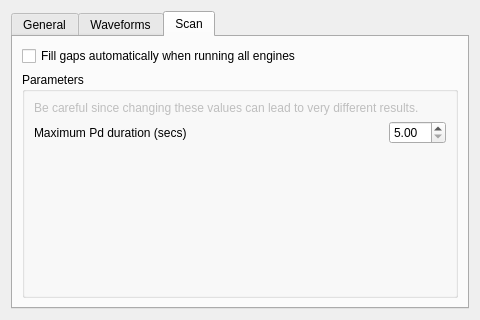
<?xml version="1.0" encoding="UTF-8"?>
<ui version="4.0">
 <class>APPreferencesWidget</class>
 <widget class="QWidget" name="APPreferencesWidget">
  <property name="geometry">
   <rect>
    <x>0</x>
    <y>0</y>
    <width>480</width>
    <height>320</height>
   </rect>
  </property>
  <property name="minimumSize">
   <size>
    <width>480</width>
    <height>320</height>
   </size>
  </property>
  <property name="maximumSize">
   <size>
    <width>480</width>
    <height>16777215</height>
   </size>
  </property>
  <property name="windowTitle">
   <string>A2EPG ~ Preferences</string>
  </property>
  <property name="windowIcon">
   <iconset resource="resources.qrc">
    <normaloff>:/resources/logo.png</normaloff>:/resources/logo.png</iconset>
  </property>
  <layout class="QVBoxLayout" name="verticalLayout_2">
   <item>
    <widget class="QTabWidget" name="TabWidget">
     <property name="currentIndex">
      <number>2</number>
     </property>
     <widget class="QWidget" name="tab">
      <attribute name="title">
       <string>General</string>
      </attribute>
      <layout class="QVBoxLayout" name="verticalLayout_4">
       <item>
        <widget class="QGroupBox" name="groupBox">
         <property name="title">
          <string>Panels</string>
         </property>
         <property name="flat">
          <bool>false</bool>
         </property>
         <property name="checkable">
          <bool>false</bool>
         </property>
         <layout class="QVBoxLayout" name="verticalLayout">
          <item>
           <widget class="QCheckBox" name="openPanoramicCheckBox">
            <property name="text">
             <string>Open panoramic widget when selecting a signal</string>
            </property>
            <property name="tristate">
             <bool>false</bool>
            </property>
           </widget>
          </item>
          <item>
           <widget class="QCheckBox" name="openInfoCheckBox">
            <property name="text">
             <string>Open information panel when changing signal</string>
            </property>
           </widget>
          </item>
         </layout>
        </widget>
       </item>
       <item>
        <widget class="QGroupBox" name="groupBox_2">
         <property name="title">
          <string>Segment editing</string>
         </property>
         <layout class="QVBoxLayout" name="verticalLayout_3">
          <item>
           <widget class="QCheckBox" name="liveSegmentResizingCheckBox">
            <property name="enabled">
             <bool>false</bool>
            </property>
            <property name="text">
             <string>Live segment resizing</string>
            </property>
           </widget>
          </item>
          <item>
           <widget class="QLabel" name="label">
            <property name="enabled">
             <bool>false</bool>
            </property>
            <property name="text">
             <string>Automatically resize surroundings segments when collisions are found. Note that segments could be removed if there are inside another. </string>
            </property>
            <property name="textFormat">
             <enum>Qt::PlainText</enum>
            </property>
            <property name="scaledContents">
             <bool>false</bool>
            </property>
            <property name="wordWrap">
             <bool>true</bool>
            </property>
            <property name="indent">
             <number>16</number>
            </property>
           </widget>
          </item>
          <item>
           <widget class="QCheckBox" name="askWhenDeletingSegmentCheckBox">
            <property name="text">
             <string>Popup a confirmation dialog when deleting a segment</string>
            </property>
           </widget>
          </item>
         </layout>
         <zorder>label</zorder>
         <zorder>liveSegmentResizingCheckBox</zorder>
         <zorder>askWhenDeletingSegmentCheckBox</zorder>
        </widget>
       </item>
       <item>
        <spacer name="verticalSpacer">
         <property name="orientation">
          <enum>Qt::Vertical</enum>
         </property>
         <property name="sizeHint" stdset="0">
          <size>
           <width>20</width>
           <height>40</height>
          </size>
         </property>
        </spacer>
       </item>
      </layout>
     </widget>
     <widget class="QWidget" name="tab_2">
      <attribute name="title">
       <string>Waveforms</string>
      </attribute>
      <layout class="QGridLayout" name="gridLayout">
       <item row="0" column="0" colspan="4">
        <widget class="QTableView" name="segmentTypesTableView">
         <property name="editTriggers">
          <set>QAbstractItemView::AnyKeyPressed|QAbstractItemView::DoubleClicked|QAbstractItemView::EditKeyPressed</set>
         </property>
         <property name="showDropIndicator" stdset="0">
          <bool>false</bool>
         </property>
         <property name="dragDropOverwriteMode">
          <bool>false</bool>
         </property>
         <property name="alternatingRowColors">
          <bool>true</bool>
         </property>
         <property name="selectionMode">
          <enum>QAbstractItemView::SingleSelection</enum>
         </property>
         <property name="selectionBehavior">
          <enum>QAbstractItemView::SelectRows</enum>
         </property>
         <property name="showGrid">
          <bool>false</bool>
         </property>
         <property name="sortingEnabled">
          <bool>false</bool>
         </property>
         <attribute name="horizontalHeaderDefaultSectionSize">
          <number>42</number>
         </attribute>
         <attribute name="horizontalHeaderHighlightSections">
          <bool>false</bool>
         </attribute>
         <attribute name="horizontalHeaderMinimumSectionSize">
          <number>42</number>
         </attribute>
         <attribute name="horizontalHeaderStretchLastSection">
          <bool>true</bool>
         </attribute>
         <attribute name="verticalHeaderVisible">
          <bool>false</bool>
         </attribute>
        </widget>
       </item>
       <item row="3" column="1">
        <widget class="QPushButton" name="createSegmentTypeButton">
         <property name="text">
          <string>Create</string>
         </property>
        </widget>
       </item>
       <item row="3" column="2">
        <widget class="QPushButton" name="removeSegmentTypeButton">
         <property name="text">
          <string>Remove</string>
         </property>
        </widget>
       </item>
       <item row="3" column="0">
        <spacer name="horizontalSpacer">
         <property name="orientation">
          <enum>Qt::Horizontal</enum>
         </property>
         <property name="sizeHint" stdset="0">
          <size>
           <width>40</width>
           <height>20</height>
          </size>
         </property>
        </spacer>
       </item>
       <item row="3" column="3">
        <spacer name="horizontalSpacer_2">
         <property name="orientation">
          <enum>Qt::Horizontal</enum>
         </property>
         <property name="sizeHint" stdset="0">
          <size>
           <width>40</width>
           <height>20</height>
          </size>
         </property>
        </spacer>
       </item>
       <item row="1" column="0" colspan="4">
        <widget class="QLabel" name="label_2">
         <property name="enabled">
          <bool>false</bool>
         </property>
         <property name="text">
          <string>Note: Default values (bold names) cannot be removed or changed.</string>
         </property>
         <property name="alignment">
          <set>Qt::AlignRight|Qt::AlignTrailing|Qt::AlignVCenter</set>
         </property>
         <property name="wordWrap">
          <bool>true</bool>
         </property>
        </widget>
       </item>
       <item row="2" column="1">
        <spacer name="verticalSpacer_2">
         <property name="orientation">
          <enum>Qt::Vertical</enum>
         </property>
         <property name="sizeType">
          <enum>QSizePolicy::Fixed</enum>
         </property>
         <property name="sizeHint" stdset="0">
          <size>
           <width>20</width>
           <height>8</height>
          </size>
         </property>
        </spacer>
       </item>
      </layout>
     </widget>
     <widget class="QWidget" name="tab_3">
      <attribute name="title">
       <string>Scan</string>
      </attribute>
      <layout class="QGridLayout" name="gridLayout_2">
       <item row="1" column="0">
        <widget class="QGroupBox" name="groupBox_3">
         <property name="title">
          <string>Parameters</string>
         </property>
         <property name="alignment">
          <set>Qt::AlignLeading|Qt::AlignLeft|Qt::AlignTop</set>
         </property>
         <property name="flat">
          <bool>false</bool>
         </property>
         <property name="checkable">
          <bool>false</bool>
         </property>
         <layout class="QGridLayout" name="gridLayout_3">
          <item row="1" column="1">
           <spacer name="horizontalSpacer_3">
            <property name="orientation">
             <enum>Qt::Horizontal</enum>
            </property>
            <property name="sizeHint" stdset="0">
             <size>
              <width>40</width>
              <height>20</height>
             </size>
            </property>
           </spacer>
          </item>
          <item row="0" column="0" colspan="3">
           <widget class="QLabel" name="label_4">
            <property name="enabled">
             <bool>false</bool>
            </property>
            <property name="text">
             <string>Be careful since changing these values can lead to very different results.</string>
            </property>
            <property name="textFormat">
             <enum>Qt::PlainText</enum>
            </property>
            <property name="scaledContents">
             <bool>true</bool>
            </property>
            <property name="wordWrap">
             <bool>true</bool>
            </property>
           </widget>
          </item>
          <item row="2" column="0" colspan="3">
           <spacer name="verticalSpacer_3">
            <property name="orientation">
             <enum>Qt::Vertical</enum>
            </property>
            <property name="sizeHint" stdset="0">
             <size>
              <width>20</width>
              <height>40</height>
             </size>
            </property>
           </spacer>
          </item>
          <item row="1" column="2">
           <widget class="QDoubleSpinBox" name="pdMaximumDurationSpinBox">
            <property name="minimum">
             <double>5.000000000000000</double>
            </property>
            <property name="maximum">
             <double>25.000000000000000</double>
            </property>
           </widget>
          </item>
          <item row="1" column="0">
           <widget class="QLabel" name="label_3">
            <property name="text">
             <string>Maximum Pd duration (secs)</string>
            </property>
           </widget>
          </item>
         </layout>
        </widget>
       </item>
       <item row="0" column="0">
        <widget class="QCheckBox" name="fillGapsCheckBox">
         <property name="text">
          <string>Fill gaps automatically when running all engines</string>
         </property>
         <property name="checked">
          <bool>false</bool>
         </property>
        </widget>
       </item>
      </layout>
     </widget>
    </widget>
   </item>
  </layout>
 </widget>
 <resources>
  <include location="resources.qrc"/>
 </resources>
 <connections/>
</ui>
